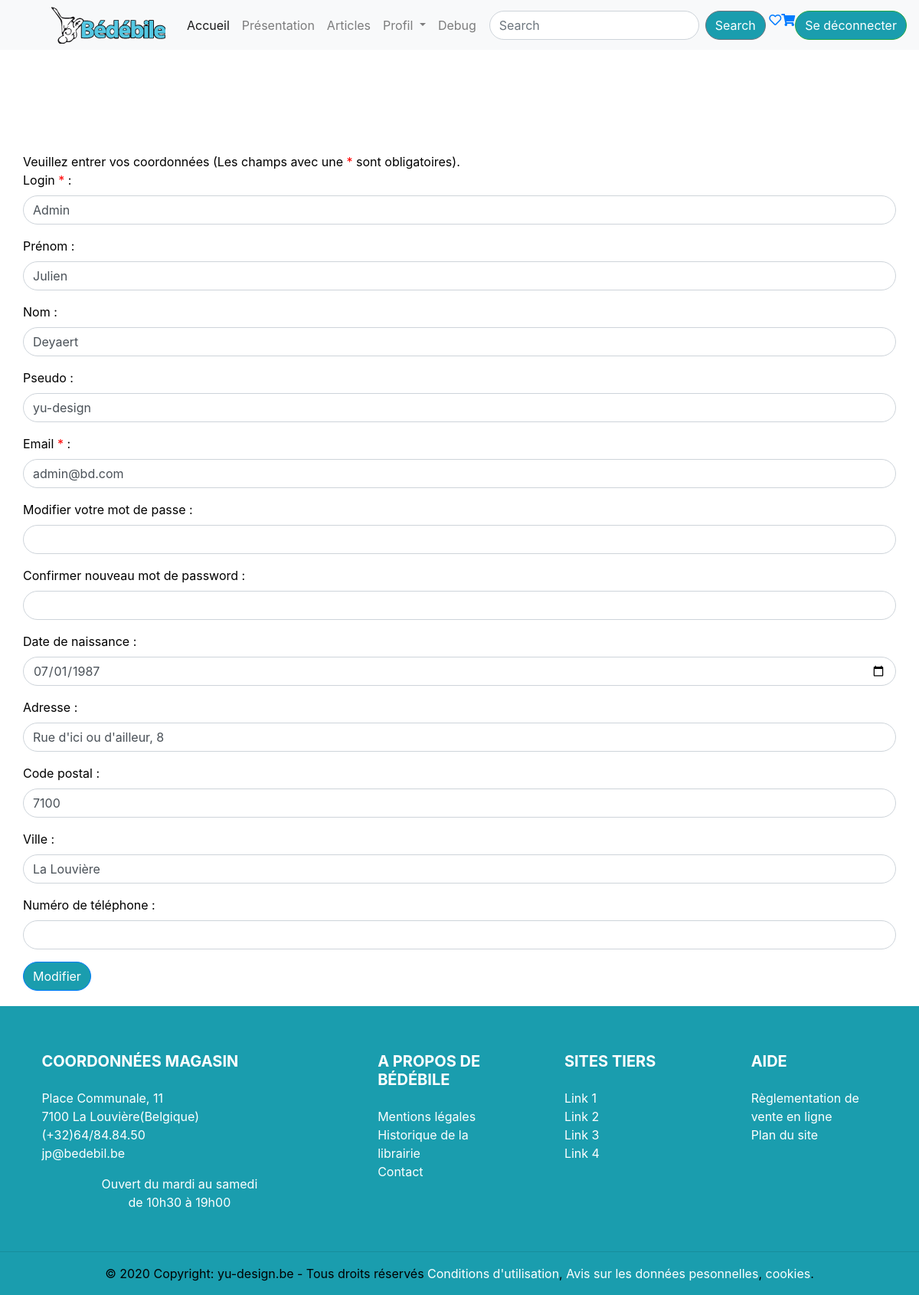
/modifier_utilisateur (signed in), run on the app's committed database.
### tables this page shows
CREATE TABLE utilisateur(
	ID INTEGER(11) NOT NULL AUTO_INCREMENT PRIMARY KEY,
	Login VARCHAR(255) NOT NULL UNIQUE,
	Nom VARCHAR(255) NOT NULL,
	Prenom VARCHAR(255) NOT NULL,
	Pseudo VARCHAR(255) NULL,
	Pass VARCHAR(255) NOT NULL,
	DateNaissance DATE NULL,
	AdresseMail VARCHAR(255) NOT NULL UNIQUE,
	Adresse VARCHAR(255) NULL,
	CP VARCHAR(11) NULL,
	Ville VARCHAR(255) NULL,
	NumTelephone VARCHAR(15) NULL,
	RoleUtilisateur_ID INTEGER(11) NOT NULL REFERENCES roleUtilisateur(ID),
	Actif BOOLEAN
);

### controllers/modifier_utilisateur.php (called while the page is built, shortened)
<?php
    include 'views/includes/head.php';
    require 'models/utilisateur.php';
    $utilisateur = utilisateur::getUtilisateurParLogin($_SESSION['login']);
    include 'views/modifier_utilisateur.php';
    include 'views/includes/main.php';
    include 'views/includes/footer.php';
?>

### models/utilisateur.php (called while the page is built, shortened)
<?php
require_once 'db.php';
class Utilisateur{
    public static function getUtilisateurParLogin($login){
        global $db;
        try{
            $reponse = $db->prepare('SELECT * FROM utilisateur WHERE Login = :login');
            $reponse->setFetchMode(PDO::FETCH_CLASS, 'Utilisateur');
            $reponse->execute([':login' => $login]);
            $user = $reponse->fetch();
            return $user;
        }catch(Exception $ex){
            die("Erreur : ".$ex->getMesage());
        }
    }
}
?>

### views/modifier_utilisateur.php (the view, shortened to what this page needs)
<div class="padding-top100"></div>
Veuillez entrer vos coordonnées (Les champs avec une <span class="colorRed">*</span> sont obligatoires).
    <form action="<?=ROOT_PATH.'modifier_utilisateur'?>" method="POST">
        <?php if($_SESSION['role']!=3): ?>
            <div class="form-group">
                <label for="idlogin">Login <span class="colorRed">*</span> :</label>
                <input type="text" class="form-control"  id="idlogin" placeholder="<?=$utilisateur->Login?>" value="<?=$utilisateur->Login?>" name="login">
            </div>
            <div class="form-group">
                <label for="idprenom">Prénom :</label>
                <input type="text" class="form-control"  id="idprenom" placeholder="<?=$utilisateur->Prenom?>" value="<?=$utilisateur->Prenom?>" name="prenom">
            </div>
            <div class="form-group">
                <label for="idnom">Nom :</label>
                <input type="text" class="form-control"  id="idnom" placeholder="<?=$utilisateur->Nom?>" value="<?=$utilisateur->Nom?>" name="nom">
            </div>
        <?php endif; ?>
        <div class="form-group">
            <label for="idnom">Pseudo :</label>
            <input type="text" class="form-control"  id="idnom" placeholder="<?=$utilisateur->Pseudo?>" value="<?=$utilisateur->Pseudo?>" name="pseudo">
        </div>
        <div class="form-group">
            <label for="idemail">Email <span class="colorRed">*</span> :</label>
            <input type="email" class="form-control" pattern="[a-z0-9._%+-]+@[a-z0-9.-]+\.[a-z]{2,}$" id="idemail" placeholder="<?=$utilisateur->AdresseMail?>" value="<?=$utilisateur->AdresseMail?>" name="email">
        </div>
        <div class="form-group">
            <label for="idpassword">Modifier votre mot de passe :</label>
            <input type="password" class="form-control" id="idpassword" name="password">
        </div>
        <div class="form-group">
            <label for="idconfirmpassword">Confirmer nouveau mot de password :</label>
            <input type="password" class="form-control" id="idconfirmpassword" name="confirm_password">
        </div>
        <?php if($_SESSION['role']!=3): ?>
            <div class="form-group">
                <label for="idanniversaire">Date de naissance :</label>
                <input type="date" class="form-control" id="idanniversaire" name="anniversaire" value="<?=$utilisateur->DateNaissance?>">
            </div>
        <?php endif; ?>
        <div class="form-group">
            <label for="idadresse">Adresse :</label>
            <input type="text" class="form-control" id="idprenom" name="adresse" value="<?=$utilisateur->Adresse?>">
        </div>
        <div class="form-group">
            <label for="idcp">Code postal :</label>
            <input type="text" class="form-control" id="idcp" name="cp" value="<?=$utilisateur->CP?>">
        </div>
        <div class="form-group">
            <label for="idville">Ville :</label>
            <input type="text" class="form-control" id="idville" name="ville" value="<?=$utilisateur->Ville?>">
        </div>
        <div class="form-group">
            <label for="idnumtel">Numéro de téléphone :</label>
            <input type="" class="form-control" id="idnumtel" name="numtel" value="<?=$utilisateur->NumTelephone?>">
        </div>
        <button type="submit" class="btn btn-primary">Modifier</button>
    </form>

### public/css/overtemplate.css (style rules this page uses)
body { background-color: #ffffff; color: black; }
.colorRed { color: red; }
.form-control, .btn { border-radius:1.25rem; }
.btn { background-color: #1A9DAE; }
.padding-top100 { padding-top: 10%; }

### data on the page
utilisateur: login "Admin", prenom "Julien", nom "Deyaert", pseudo "yu-design", email "admin@bd.com", anniversaire "07/01/1987", adresse "Rue d'ici ou d'ailleur, 8", cp "7100", ville "La Louvière"
